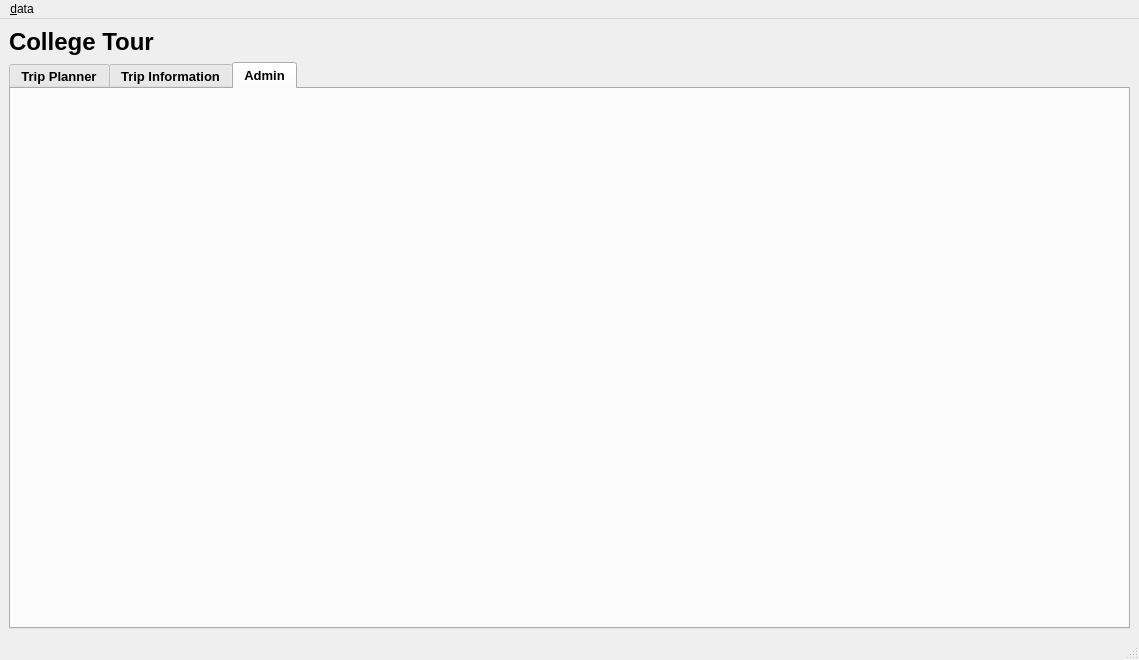
<?xml version="1.0" encoding="UTF-8"?>
<ui version="4.0">
 <class>MainWindow</class>
 <widget class="QMainWindow" name="MainWindow">
  <property name="geometry">
   <rect>
    <x>0</x>
    <y>0</y>
    <width>1139</width>
    <height>660</height>
   </rect>
  </property>
  <property name="windowTitle">
   <string>MainWindow</string>
  </property>
  <widget class="QWidget" name="centralwidget">
   <layout class="QGridLayout" name="gridLayout_2">
    <item row="0" column="0">
     <widget class="QLabel" name="label">
      <property name="font">
       <font>
        <pointsize>18</pointsize>
        <bold>true</bold>
       </font>
      </property>
      <property name="text">
       <string>College Tour</string>
      </property>
     </widget>
    </item>
    <item row="1" column="0">
     <widget class="QTabWidget" name="tabWidget">
      <property name="font">
       <font>
        <pointsize>10</pointsize>
        <bold>true</bold>
       </font>
      </property>
      <property name="statusTip">
       <string/>
      </property>
      <property name="tabPosition">
       <enum>QTabWidget::TabPosition::North</enum>
      </property>
      <property name="tabShape">
       <enum>QTabWidget::TabShape::Rounded</enum>
      </property>
      <property name="currentIndex">
       <number>2</number>
      </property>
      <property name="tabBarAutoHide">
       <bool>true</bool>
      </property>
      <widget class="QWidget" name="tripPlanner">
       <attribute name="title">
        <string>Trip Planner</string>
       </attribute>
       <attribute name="toolTip">
        <string>Plan a trip and visit selected campuses</string>
       </attribute>
       <layout class="QVBoxLayout" name="verticalLayout_8">
        <item>
         <widget class="PlanPage" name="tripPlanPageWidget" native="true"/>
        </item>
       </layout>
      </widget>
      <widget class="QWidget" name="tripInfo">
       <attribute name="title">
        <string>Trip Information</string>
       </attribute>
       <attribute name="toolTip">
        <string>View Total Distance and Purchases</string>
       </attribute>
       <layout class="QVBoxLayout" name="verticalLayout_7">
        <item>
         <widget class="InfoPage" name="tripInfoPageWidget" native="true"/>
        </item>
       </layout>
      </widget>
      <widget class="QWidget" name="adminTab">
       <attribute name="title">
        <string>Admin</string>
       </attribute>
       <layout class="QVBoxLayout" name="verticalLayout_2">
        <property name="spacing">
         <number>7</number>
        </property>
        <property name="leftMargin">
         <number>0</number>
        </property>
        <property name="topMargin">
         <number>0</number>
        </property>
        <property name="rightMargin">
         <number>0</number>
        </property>
        <property name="bottomMargin">
         <number>0</number>
        </property>
        <item>
         <widget class="AdminPage" name="adminPageWidget" native="true"/>
        </item>
       </layout>
      </widget>
     </widget>
    </item>
   </layout>
  </widget>
  <widget class="QMenuBar" name="menubar">
   <property name="geometry">
    <rect>
     <x>0</x>
     <y>0</y>
     <width>1139</width>
     <height>33</height>
    </rect>
   </property>
   <widget class="QMenu" name="menu_data">
    <property name="title">
     <string>&amp;data</string>
    </property>
    <addaction name="actionreset_all_information"/>
   </widget>
   <addaction name="menu_data"/>
  </widget>
  <widget class="QStatusBar" name="statusBar">
   <property name="enabled">
    <bool>true</bool>
   </property>
  </widget>
  <action name="actiontesting">
   <property name="text">
    <string>testing</string>
   </property>
  </action>
  <action name="actiontesting_2">
   <property name="text">
    <string>testing</string>
   </property>
  </action>
  <action name="actiontesting_3">
   <property name="text">
    <string>testing</string>
   </property>
  </action>
  <action name="actionreset_all_information">
   <property name="text">
    <string>reset all information</string>
   </property>
  </action>
 </widget>
 <customwidgets>
  <customwidget>
   <class>AdminPage</class>
   <extends>QWidget</extends>
   <header location="global">adminpagebak.h</header>
   <container>1</container>
  </customwidget>
  <customwidget>
   <class>InfoPage</class>
   <extends>QWidget</extends>
   <header location="global">infopage.h</header>
   <container>1</container>
  </customwidget>
  <customwidget>
   <class>PlanPage</class>
   <extends>QWidget</extends>
   <header location="global">planpage.h</header>
   <container>1</container>
  </customwidget>
 </customwidgets>
 <resources/>
 <connections/>
</ui>
